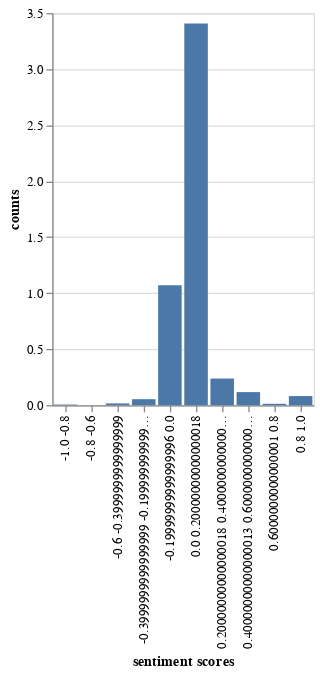

Notebook source saved alongside this figure:
### Code cell
# the distribution of sentiment scores
hist, bin_edges = np.histogram(review_sentiments, density=True)
labels = list(zip(bin_edges, bin_edges[1:]))
labels = [(str(e[0]), str(e[1])) for e in labels]
labels = [" ".join(e) for e in labels]


data2 = pd.DataFrame({"sentiment scores": labels, "counts": hist})

chart2 = (
    alt.Chart(data2)
    .mark_bar()
    .encode(x=alt.X("sentiment scores", sort=labels), y="counts")
)
chart2

### Figure 1 — Vega-Lite specification as saved in the notebook (floating-point values rounded to 4 significant figures)
{"$schema": "https://vega.github.io/schema/vega-lite/v4.8.1.json", "config": {"view": {"continuousHeight": 300, "continuousWidth": 400}}, "data": {"name": "data-11df509e0543de61aca616e551652155"}, "datasets": {"data-11df509e0543de61aca616e551652155": [{"counts": 0.005556, "sentiment scores": "-1.0 -0.8"}, {"counts": 0, "sentiment scores": "-0.8 -0.6"}, {"counts": 0.01556, "sentiment scores": "-0.6 -0.3999999999999999"}, {"counts": 0.05333, "sentiment scores": "-0.3999999999999999 -0.19999999999999996"}, {"counts": 1.07, "sentiment scores": "-0.19999999999999996 0.0"}, {"counts": 3.408, "sentiment scores": "0.0 0.20000000000000018"}, {"counts": 0.2378, "sentiment scores": "0.20000000000000018 0.40000000000000013"}, {"counts": 0.1167, "sentiment scores": "0.40000000000000013 0.6000000000000001"}, {"counts": 0.01222, "sentiment scores": "0.6000000000000001 0.8"}, {"counts": 0.08111, "sentiment scores": "0.8 1.0"}]}, "encoding": {"x": {"field": "sentiment scores", "sort": ["-1.0 -0.8", "-0.8 -0.6", "-0.6 -0.3999999999999999", "-0.3999999999999999 -0.19999999999999996", "-0.19999999999999996 0.0", "0.0 0.20000000000000018", "0.20000000000000018 0.40000000000000013", "0.40000000000000013 0.6000000000000001", "0.6000000000000001 0.8", "0.8 1.0"], "type": "nominal"}, "y": {"field": "counts", "type": "quantitative"}}, "mark": "bar"}
